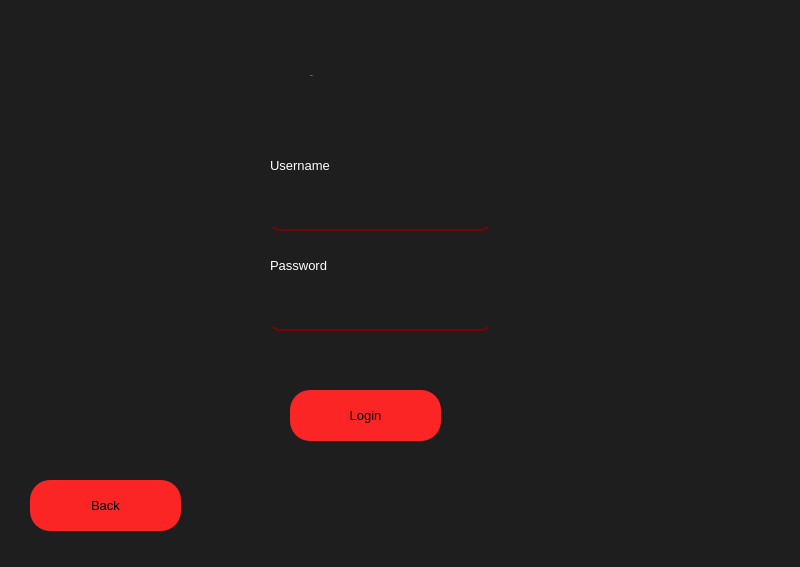
<?xml version="1.0" encoding="UTF-8"?>
<ui version="4.0">
 <class>MainWindow</class>
 <widget class="QMainWindow" name="MainWindow">
  <property name="geometry">
   <rect>
    <x>0</x>
    <y>0</y>
    <width>800</width>
    <height>567</height>
   </rect>
  </property>
  <property name="cursor">
   <cursorShape>ArrowCursor</cursorShape>
  </property>
  <property name="mouseTracking">
   <bool>false</bool>
  </property>
  <property name="windowTitle">
   <string>MainWindow</string>
  </property>
  <property name="autoFillBackground">
   <bool>false</bool>
  </property>
  <property name="styleSheet">
   <string notr="true">
background-color: rgb(30, 30, 30);
border-radius:20px;</string>
  </property>
  <widget class="QWidget" name="centralwidget">
   <widget class="QPushButton" name="button1">
    <property name="geometry">
     <rect>
      <x>290</x>
      <y>390</y>
      <width>151</width>
      <height>51</height>
     </rect>
    </property>
    <property name="font">
     <font>
      <pointsize>10</pointsize>
     </font>
    </property>
    <property name="cursor">
     <cursorShape>PointingHandCursor</cursorShape>
    </property>
    <property name="styleSheet">
     <string notr="true">QPushButton{
background-color:#fb2525;;
border-style:outset;
border-radius:20px;
}
QPushButton:hover{
border-radius:20px;
background-color:rgb(250, 192, 192);
font: 75 10pt &quot;SansSerif&quot;;
color:rgb(255, 255, 255)

}
</string>
    </property>
    <property name="text">
     <string>Login</string>
    </property>
   </widget>
   <widget class="QLabel" name="label1">
    <property name="geometry">
     <rect>
      <x>310</x>
      <y>50</y>
      <width>191</width>
      <height>51</height>
     </rect>
    </property>
    <property name="font">
     <font>
      <family>Microsoft Himalaya</family>
      <pointsize>-1</pointsize>
      <weight>50</weight>
      <italic>false</italic>
      <bold>false</bold>
     </font>
    </property>
    <property name="styleSheet">
     <string notr="true">background-color:none;
font: 50px &quot;Microsoft Himalaya&quot;;

color:white;</string>
    </property>
    <property name="text">
     <string>Log In </string>
    </property>
   </widget>
   <widget class="QLineEdit" name="line1">
    <property name="geometry">
     <rect>
      <x>270</x>
      <y>190</y>
      <width>221</width>
      <height>41</height>
     </rect>
    </property>
    <property name="styleSheet">
     <string notr="true">background-color:none;
font: 10pt &quot;SansSerif&quot;;
border-radius:10px;
border-bottom:2px solid maroon ;
background: transparent;
    outline: none;
    height: 50px;
    color: whitesmoke;
    font-size: 100%;
padding: 0 10px;
</string>
    </property>
    <property name="text">
     <string/>
    </property>
   </widget>
   <widget class="QLineEdit" name="line2">
    <property name="geometry">
     <rect>
      <x>270</x>
      <y>290</y>
      <width>221</width>
      <height>41</height>
     </rect>
    </property>
    <property name="styleSheet">
     <string notr="true">background-color:none;
font: 10pt &quot;SansSerif&quot;;
border-radius:10px;
border-bottom:2px solid maroon ;
background: transparent;
    outline: none;
    height: 50px;
    color: whitesmoke;
    font-size: 100%;
padding: 0 10px;
</string>
    </property>
    <property name="text">
     <string/>
    </property>
    <property name="echoMode">
     <enum>QLineEdit::Password</enum>
    </property>
   </widget>
   <widget class="QLabel" name="label3">
    <property name="geometry">
     <rect>
      <x>270</x>
      <y>140</y>
      <width>191</width>
      <height>51</height>
     </rect>
    </property>
    <property name="font">
     <font>
      <family>SansSerif</family>
      <pointsize>10</pointsize>
      <weight>50</weight>
      <italic>false</italic>
      <bold>false</bold>
     </font>
    </property>
    <property name="styleSheet">
     <string notr="true">background-color:none;
font: 10pt &quot;SansSerif&quot;;
color: rgb(255, 255, 255);
</string>
    </property>
    <property name="text">
     <string>Username</string>
    </property>
   </widget>
   <widget class="QLabel" name="label4">
    <property name="geometry">
     <rect>
      <x>270</x>
      <y>240</y>
      <width>191</width>
      <height>51</height>
     </rect>
    </property>
    <property name="font">
     <font>
      <family>SansSerif</family>
      <pointsize>10</pointsize>
      <weight>50</weight>
      <italic>false</italic>
      <bold>false</bold>
     </font>
    </property>
    <property name="styleSheet">
     <string notr="true">background-color:none;
font: 10pt &quot;SansSerif&quot;;
color: rgb(255, 255, 255);
</string>
    </property>
    <property name="text">
     <string>Password</string>
    </property>
   </widget>
   <widget class="QLabel" name="log">
    <property name="geometry">
     <rect>
      <x>270</x>
      <y>350</y>
      <width>191</width>
      <height>21</height>
     </rect>
    </property>
    <property name="styleSheet">
     <string notr="true">background-color:none;
font: 10pt &quot;MS Shell Dlg 2&quot;;
color:red;</string>
    </property>
    <property name="text">
     <string/>
    </property>
   </widget>
   <widget class="QPushButton" name="button2">
    <property name="geometry">
     <rect>
      <x>30</x>
      <y>480</y>
      <width>151</width>
      <height>51</height>
     </rect>
    </property>
    <property name="font">
     <font>
      <pointsize>10</pointsize>
     </font>
    </property>
    <property name="cursor">
     <cursorShape>PointingHandCursor</cursorShape>
    </property>
    <property name="styleSheet">
     <string notr="true">QPushButton{
background-color:#fb2525;;
border-style:outset;
border-radius:20px;
}
QPushButton:hover{
border-radius:20px;
background-color:rgb(250, 192, 192);
font: 75 10pt &quot;SansSerif&quot;;
color:rgb(255, 255, 255)

}
</string>
    </property>
    <property name="text">
     <string>Back</string>
    </property>
   </widget>
  </widget>
  <widget class="QStatusBar" name="statusbar"/>
 </widget>
 <resources/>
 <connections/>
</ui>
